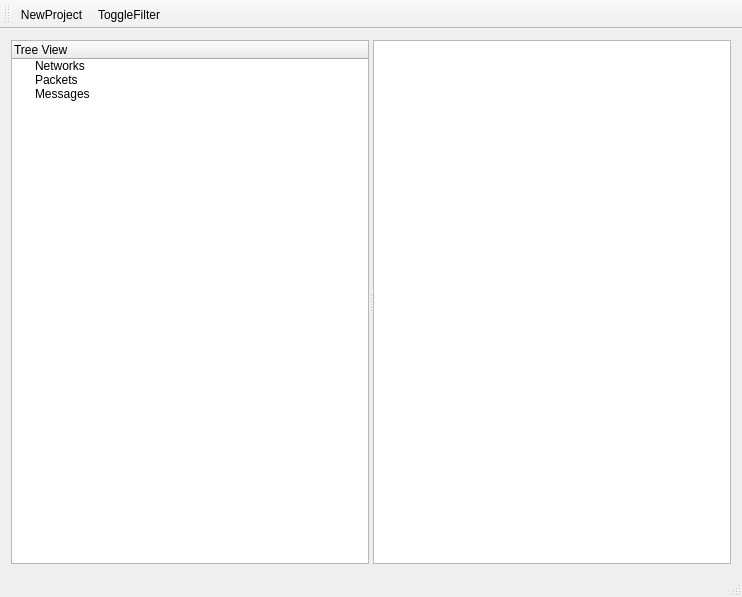
<?xml version="1.0" encoding="UTF-8"?>
<ui version="4.0">
 <class>MainWindow</class>
 <widget class="QMainWindow" name="MainWindow">
  <property name="geometry">
   <rect>
    <x>0</x>
    <y>0</y>
    <width>742</width>
    <height>597</height>
   </rect>
  </property>
  <property name="windowTitle">
   <string>MainWindow</string>
  </property>
  <widget class="QWidget" name="centralWidget">
   <layout class="QGridLayout" name="gridLayout">
    <item row="0" column="0">
     <widget class="QSplitter" name="splitter">
      <property name="orientation">
       <enum>Qt::Horizontal</enum>
      </property>
      <widget class="QTreeWidget" name="treeWidget">
       <column>
        <property name="text">
         <string>Tree View</string>
        </property>
       </column>
       <item>
        <property name="text">
         <string>Networks</string>
        </property>
       </item>
       <item>
        <property name="text">
         <string>Packets</string>
        </property>
       </item>
       <item>
        <property name="text">
         <string>Messages</string>
        </property>
       </item>
      </widget>
      <widget class="QTableView" name="tableView">
       <property name="contextMenuPolicy">
        <enum>Qt::ActionsContextMenu</enum>
       </property>
       <property name="sortingEnabled">
        <bool>true</bool>
       </property>
      </widget>
     </widget>
    </item>
   </layout>
  </widget>
  <widget class="QMenuBar" name="menuBar">
   <property name="geometry">
    <rect>
     <x>0</x>
     <y>0</y>
     <width>742</width>
     <height>24</height>
    </rect>
   </property>
  </widget>
  <widget class="QToolBar" name="mainToolBar">
   <attribute name="toolBarArea">
    <enum>TopToolBarArea</enum>
   </attribute>
   <attribute name="toolBarBreak">
    <bool>false</bool>
   </attribute>
   <addaction name="actionNewProject"/>
   <addaction name="actionToggleFilter"/>
  </widget>
  <widget class="QStatusBar" name="statusBar"/>
  <action name="actionNewProject">
   <property name="text">
    <string>NewProject</string>
   </property>
  </action>
  <action name="insertRowAction">
   <property name="text">
    <string>insertRow</string>
   </property>
  </action>
  <action name="deleteRowAction">
   <property name="text">
    <string>deleteRow</string>
   </property>
  </action>
  <action name="actionToggleFilter">
   <property name="checkable">
    <bool>true</bool>
   </property>
   <property name="text">
    <string>ToggleFilter</string>
   </property>
  </action>
 </widget>
 <layoutdefault spacing="6" margin="11"/>
 <resources/>
 <connections/>
</ui>
